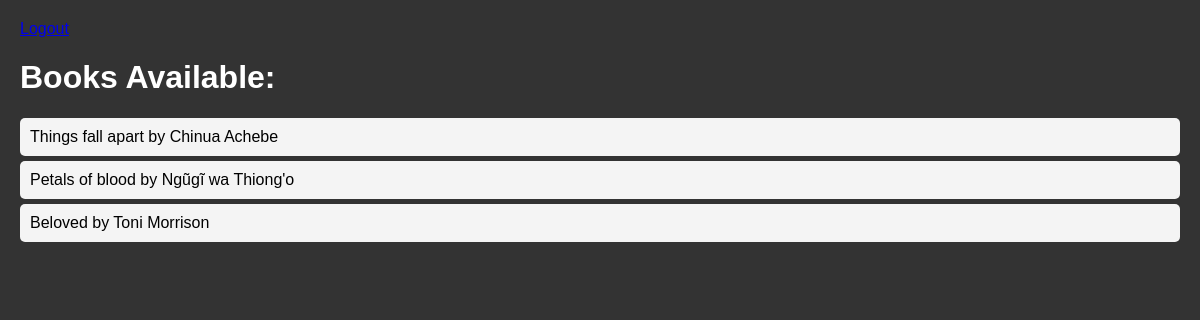
/books/, run on an earlier commit of the app's database.
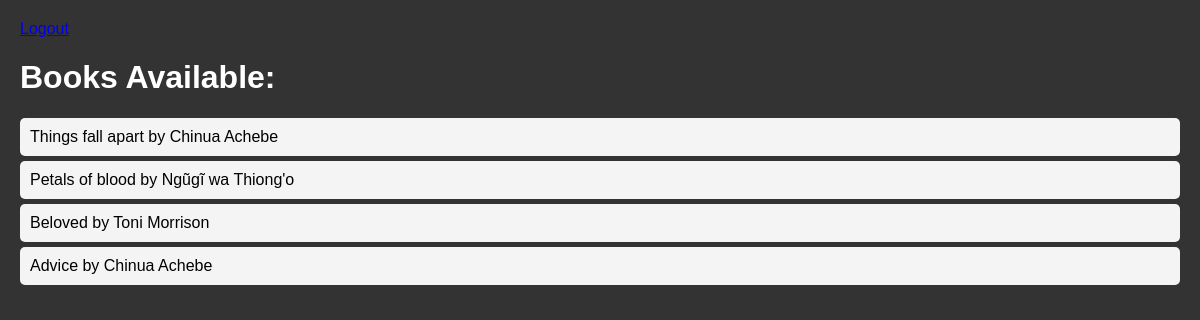
And on a later commit of the database.
### relationship_app/models.py (models this page shows, shortened)
class Book(models.Model):
    title = models.CharField(max_length=200)
    author = models.ForeignKey(Author, on_delete=models.CASCADE)
    class Meta:
        permissions = [
            ("can_add_book", "Can add books"),
            ("can_change_book", "Can change books"),
            ("can_delete_book", "Can delete books"),
        ]

class Author(models.Model):
    name = models.CharField(max_length=200)

### relationship_app/views.py (the view)
# urls.py: path('books/', list_books, name='book_list'),
def list_books(request):
    books = Book.objects.all()
    context = {'books': books}
    return render(request, 'relationship_app/list_books.html', context)

### relationship_app/templates/relationship_app/list_books.html (shortened to what this page needs)
<!DOCTYPE html>
<html lang="en">
<head>
</head>
<body>
    <a href="{% url 'logout' %}">Logout</a>
    <h1>Books Available:</h1>
    <ul>
        {% for book in books %}
        <li>{{ book.title }} by {{ book.author.name }}</li>
        {% endfor %}
    </ul>
</body>
</html>

### relationship_app/templates/relationship_app/list_books.html (style rules this page uses)
body { font-family: Arial, sans-serif; margin: 20px; background-color: #333; }
h1 { color: #fff; }
ul { list-style-type: none; padding: 0; }
li { background: #f4f4f4; margin: 5px 0; padding: 10px; border-radius: 5px; }

What changed in the data, as far as the page shows it:
added Book: title "Advice", author.name "Chinua Achebe"
